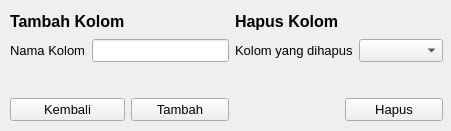
<?xml version="1.0" encoding="UTF-8"?>
<ui version="4.0">
 <class>Form</class>
 <widget class="QWidget" name="Form">
  <property name="geometry">
   <rect>
    <x>0</x>
    <y>0</y>
    <width>451</width>
    <height>131</height>
   </rect>
  </property>
  <property name="windowTitle">
   <string>Form</string>
  </property>
  <widget class="QWidget" name="gridLayoutWidget">
   <property name="geometry">
    <rect>
     <x>10</x>
     <y>10</y>
     <width>433</width>
     <height>111</height>
    </rect>
   </property>
   <layout class="QGridLayout" name="gridLayout">
    <item row="0" column="2">
     <widget class="QLabel" name="label">
      <property name="font">
       <font>
        <pointsize>12</pointsize>
        <weight>75</weight>
        <bold>true</bold>
       </font>
      </property>
      <property name="text">
       <string>Hapus Kolom</string>
      </property>
     </widget>
    </item>
    <item row="1" column="0" colspan="2">
     <layout class="QFormLayout" name="formLayout">
      <item row="0" column="0">
       <widget class="QLabel" name="label_3">
        <property name="font">
         <font>
          <pointsize>10</pointsize>
         </font>
        </property>
        <property name="text">
         <string>Nama Kolom</string>
        </property>
       </widget>
      </item>
      <item row="0" column="1">
       <widget class="QLineEdit" name="in_newCol">
        <property name="font">
         <font>
          <pointsize>10</pointsize>
         </font>
        </property>
       </widget>
      </item>
     </layout>
    </item>
    <item row="3" column="1">
     <widget class="QPushButton" name="btn_add">
      <property name="font">
       <font>
        <pointsize>10</pointsize>
       </font>
      </property>
      <property name="text">
       <string>Tambah</string>
      </property>
     </widget>
    </item>
    <item row="0" column="0">
     <widget class="QLabel" name="label_2">
      <property name="font">
       <font>
        <pointsize>12</pointsize>
        <weight>75</weight>
        <bold>true</bold>
       </font>
      </property>
      <property name="text">
       <string>Tambah Kolom</string>
      </property>
     </widget>
    </item>
    <item row="3" column="3">
     <widget class="QPushButton" name="btn_delete">
      <property name="font">
       <font>
        <pointsize>10</pointsize>
       </font>
      </property>
      <property name="text">
       <string>Hapus</string>
      </property>
     </widget>
    </item>
    <item row="1" column="2" rowspan="2" colspan="2">
     <layout class="QFormLayout" name="formLayout_2">
      <item row="0" column="0">
       <widget class="QLabel" name="label_4">
        <property name="font">
         <font>
          <pointsize>10</pointsize>
         </font>
        </property>
        <property name="text">
         <string>Kolom yang dihapus</string>
        </property>
       </widget>
      </item>
      <item row="0" column="1">
       <widget class="QComboBox" name="cmb_col">
        <property name="font">
         <font>
          <pointsize>10</pointsize>
         </font>
        </property>
       </widget>
      </item>
     </layout>
    </item>
    <item row="3" column="0">
     <widget class="QPushButton" name="btn_cancel">
      <property name="font">
       <font>
        <pointsize>10</pointsize>
       </font>
      </property>
      <property name="text">
       <string>Kembali</string>
      </property>
     </widget>
    </item>
   </layout>
  </widget>
 </widget>
 <resources/>
 <connections/>
</ui>
